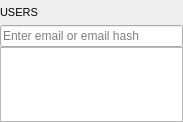
<?xml version="1.0" encoding="UTF-8"?>
<ui version="4.0">
 <class>SearchWidget</class>
 <widget class="QWidget" name="SearchWidget">
  <property name="geometry">
   <rect>
    <x>0</x>
    <y>0</y>
    <width>183</width>
    <height>122</height>
   </rect>
  </property>
  <property name="windowTitle">
   <string>Form</string>
  </property>
  <layout class="QVBoxLayout" name="verticalLayout">
   <property name="spacing">
    <number>0</number>
   </property>
   <property name="leftMargin">
    <number>0</number>
   </property>
   <property name="topMargin">
    <number>0</number>
   </property>
   <property name="rightMargin">
    <number>0</number>
   </property>
   <property name="bottomMargin">
    <number>0</number>
   </property>
   <item>
    <layout class="QVBoxLayout" name="verticalLayout_2">
     <property name="spacing">
      <number>0</number>
     </property>
     <item>
      <widget class="QLabel" name="label_3">
       <property name="minimumSize">
        <size>
         <width>0</width>
         <height>25</height>
        </size>
       </property>
       <property name="maximumSize">
        <size>
         <width>16777215</width>
         <height>25</height>
        </size>
       </property>
       <property name="font">
        <font>
         <pointsize>8</pointsize>
        </font>
       </property>
       <property name="text">
        <string>USERS</string>
       </property>
       <property name="alignment">
        <set>Qt::AlignLeading|Qt::AlignLeft|Qt::AlignVCenter</set>
       </property>
       <property name="headerLabel" stdset="0">
        <bool>true</bool>
       </property>
       <property name="headerPanel" stdset="0">
        <bool>true</bool>
       </property>
      </widget>
     </item>
     <item>
      <widget class="ChatSearchLineEdit" name="chatSearchLineEdit">
       <property name="locale">
        <locale language="English" country="UnitedStates"/>
       </property>
       <property name="placeholderText">
        <string>Enter email or email hash</string>
       </property>
      </widget>
     </item>
     <item>
      <widget class="QTreeView" name="searchResultTreeView"/>
     </item>
    </layout>
   </item>
  </layout>
 </widget>
 <customwidgets>
  <customwidget>
   <class>ChatSearchLineEdit</class>
   <extends>QLineEdit</extends>
   <header location="global">ChatSearchLineEdit.h</header>
  </customwidget>
 </customwidgets>
 <resources/>
 <connections/>
</ui>
